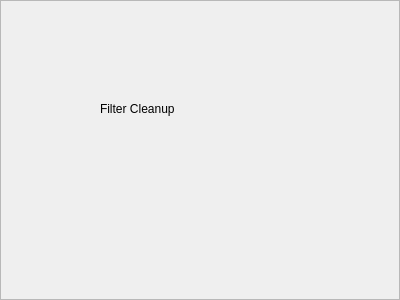
<?xml version="1.0" encoding="UTF-8"?>
<ui version="4.0">
 <class>FilterCleanupOptionsFrame</class>
 <widget class="QFrame" name="FilterCleanupOptionsFrame">
  <property name="geometry">
   <rect>
    <x>0</x>
    <y>0</y>
    <width>400</width>
    <height>300</height>
   </rect>
  </property>
  <property name="windowTitle">
   <string>Frame</string>
  </property>
  <property name="frameShape">
   <enum>QFrame::StyledPanel</enum>
  </property>
  <property name="frameShadow">
   <enum>QFrame::Raised</enum>
  </property>
  <widget class="QLabel" name="label">
   <property name="geometry">
    <rect>
     <x>100</x>
     <y>100</y>
     <width>241</width>
     <height>17</height>
    </rect>
   </property>
   <property name="text">
    <string>Filter Cleanup</string>
   </property>
  </widget>
 </widget>
 <resources/>
 <connections/>
</ui>
